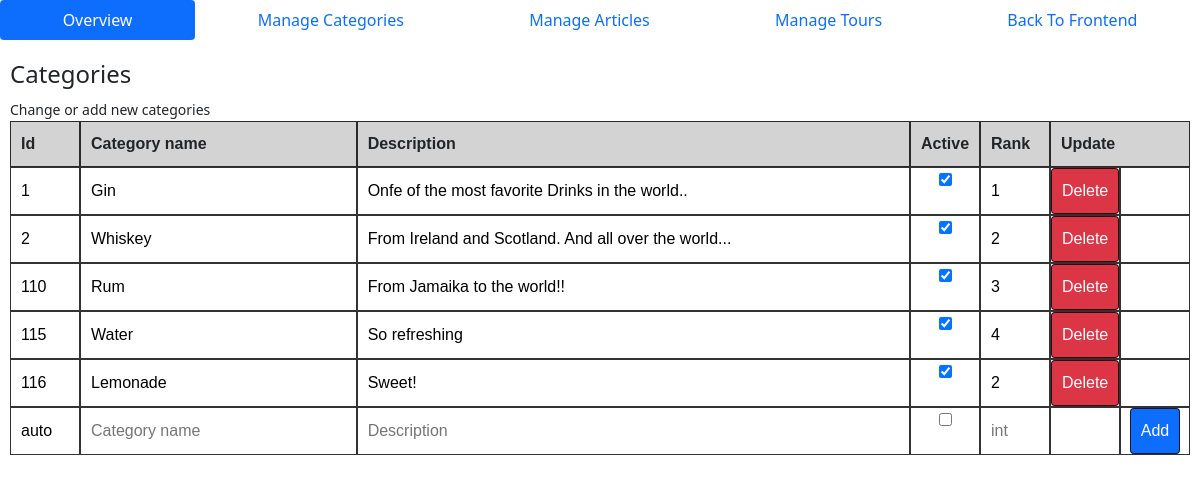
Before: /backend/categories (signed in) with the older database file.
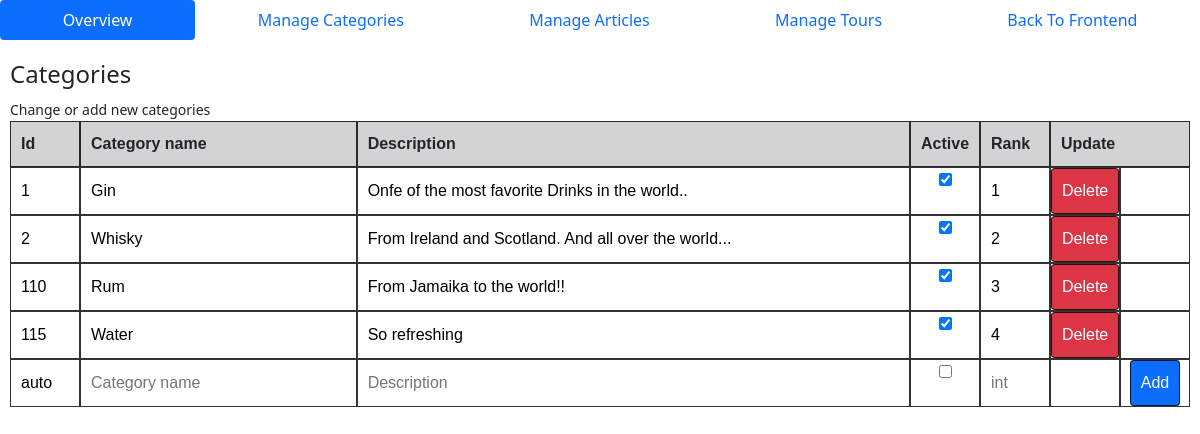
After: the same page with the newer database file.
### drinx/models.py (models this page shows, shortened)
class Category(models.Model):
    name = models.CharField(blank=False, max_length=20)
    description = models.TextField(blank=False)
    display_order = models.PositiveSmallIntegerField(default=False)
    is_active = models.BooleanField(default=False)

### drinx/views.py (the view)
# urls.py: path("backend/categories", views.backend_categories, name="backend_categories"),
@staff_member_required
def backend_categories(request):
    categories =  Category.objects.all().order_by('id')
    return render(request, "drinx/backend_categories.html", {
        "categories" : categories
    })

### drinx/templates/drinx/backend_categories.html (shortened to what this page needs)
{% extends "drinx/backend_layout.html" %}
{% load static %}
{% block body %}
    <div class="category-body">
        <h4>Categories</h4>
        <small>Change or add new categories</small>
        <div class="grid-container gridhead">
            <div class="grid-item">Id</div>
            <div class="grid-item">Category name</div>
            <div class="grid-item">Description</div>
            <div class="grid-item">Active</div>
            <div class="grid-item">Rank</div>
            <div class="grid-item item1">Update</div>
        </div>
        {% for category in categories %}
            <form onsubmit="form_save(event)" class="grid-container" action="{% url 'backend_categories' %}" method="post">
                <input autofocus class="grid-item" type="text" name="id" placeholder="id"  value ="{{ category.id }}" required readonly="true">
                <input onkeydown="form_changed(event)" autofocus class="grid-item" type="text" name="name" placeholder="Category name"  value ="{{ category.name }}" required>
                <input onkeydown="form_changed(event)" autofocus class="grid-item" type="text" name="description" placeholder="Description"  value ="{{ category.description }}" required>
                {% if category.is_active %}
                    <div class="checkbox-format">
                        <input onclick="form_changed(event)" class="grid-item" autofocus type="checkbox" name="is_active" value ="True" checked>
                    </div>
                {% else %}
                    <div class="checkbox-format">
                        <input onclick="form_changed(event)" class="grid-item" autofocus type="checkbox"  name="is_active" value ="True">
                    </div>
                {% endif %}
                <input onkeydown="form_changed(event)" onclick="form_changed(event)" autofocus class="grid-item" type="number" min="1" max="99" name="display_order" placeholder="23"  value ="{{ category.display_order }}" required>
                <div class="checkbox-format">
                    <input class="btn btn-danger grid-item" type="submit" name ="delete" value="Delete">
                </div>
                <div class="checkbox-format">
                </div>
            </form>
        {% endfor %}
        <form onsubmit="form_save(event)" class="grid-container" action="{% url 'backend_categories' %}" method="post">
            <input autofocus class="grid-item" type="text" name="id" placeholder="id"  value ="auto" required readonly="true">
            <input onkeydown="form_changed(event)" autofocus class="grid-item" type="text" name="name" placeholder="Category name"  required>
            <input onkeydown="form_changed(event)" autofocus class="grid-item" type="text" name="description" placeholder="Description" required>
            <div class="checkbox-format">
                <input onclick="form_changed(event)" class="grid-item" autofocus type="checkbox" name="is_active" value ="True">
            </div>
            <input onkeydown="form_changed(event)" onclick="form_changed(event)" autofocus class="grid-item" type="number" min="1" max="99" name="display_order" placeholder="int" required>
            <div class="checkbox-format">
            </div>
            <div class="checkbox-format">
                <input class="btn btn-primary grid-item" type="submit" name="save" value="Add">
            </div>
        </form>
    </div>
{% endblock %}

Changed rows visible on the page:
removed Category: id "116", name "Lemonade", description "Sweet!", display_order "2"
changed Category "From Ireland and Scotland. And all over the world...": name "Whiskey" → "Whisky"
